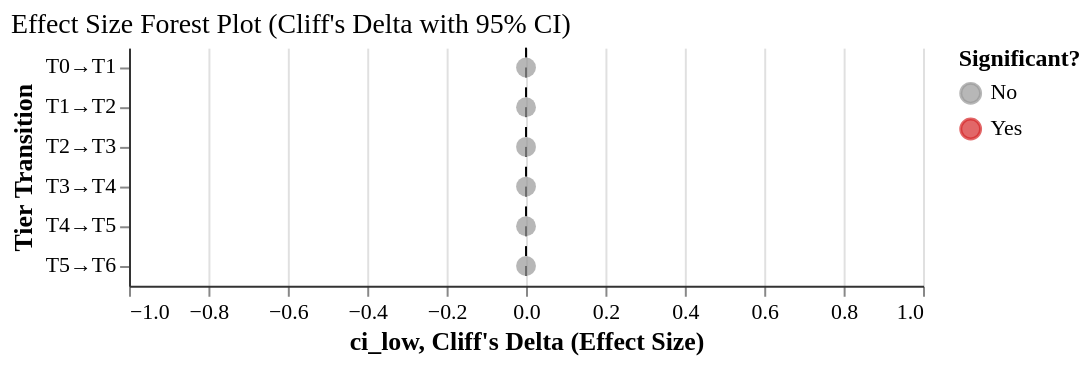

The specification (Vega-Lite) saved for this image:
### Vega-Lite specification from a JSON file in a GitHub repository (floating-point values rounded to 4 significant figures)
{"config": {"font": "serif", "axis": {"labelFontSize": 11, "titleFontSize": 13, "gridColor": "#e0e0e0", "domainColor": "#333333"}, "legend": {"labelFontSize": 11, "titleFontSize": 12}, "title": {"fontSize": 14, "anchor": "start", "fontWeight": "normal"}, "view": {"stroke": null, "continuousWidth": 400, "continuousHeight": 300, "strokeWidth": 0}, "mark": {"tooltip": true}}, "layer": [{"data": {"name": "data-d285a7403ed98ae579761d64a864032b"}, "mark": {"type": "rule", "color": "black", "strokeDash": [5, 5]}, "encoding": {"x": {"field": "x", "type": "quantitative"}}}, {"data": {"name": "data-084359d4b7e6b7373d45be117535cb74"}, "mark": {"type": "errorbar"}, "encoding": {"color": {"field": "significant", "scale": {"domain": ["No", "Yes"], "range": ["#999999", "#d62728"]}, "type": "nominal"}, "x": {"field": "ci_low", "type": "quantitative"}, "x2": {"field": "ci_high"}, "y": {"field": "transition", "sort": null, "type": "ordinal"}}}, {"data": {"name": "data-084359d4b7e6b7373d45be117535cb74"}, "mark": {"type": "circle", "size": 100}, "encoding": {"color": {"field": "significant", "scale": {"domain": ["No", "Yes"], "range": ["#999999", "#d62728"]}, "title": "Significant?", "type": "nominal"}, "tooltip": [{"field": "agent_model", "title": "Model", "type": "nominal"}, {"field": "transition", "title": "Transition", "type": "ordinal"}, {"field": "delta", "format": ".3f", "title": "Cliff's δ", "type": "quantitative"}, {"field": "ci_low", "format": ".3f", "title": "95% CI Low", "type": "quantitative"}, {"field": "ci_high", "format": ".3f", "title": "95% CI High", "type": "quantitative"}, {"field": "significant", "title": "Significant", "type": "nominal"}], "x": {"field": "delta", "scale": {"domain": [-1, 1]}, "title": "Cliff's Delta (Effect Size)", "type": "quantitative"}, "y": {"field": "transition", "sort": null, "title": "Tier Transition", "type": "ordinal"}}}], "title": "Effect Size Forest Plot (Cliff's Delta with 95% CI)", "$schema": "https://vega.github.io/schema/vega-lite/v6.1.0.json", "datasets": {"data-d285a7403ed98ae579761d64a864032b": [{"x": 0}], "data-084359d4b7e6b7373d45be117535cb74": [{"agent_model": "Sonnet 4.5", "transition": "T0→T1", "tier1": "T0", "tier2": "T1", "delta": 0.0, "ci_low": 0.0, "ci_high": 0.0, "significant": "No"}, {"agent_model": "Sonnet 4.5", "transition": "T1→T2", "tier1": "T1", "tier2": "T2", "delta": 0.0, "ci_low": 0.0, "ci_high": 0.0, "significant": "No"}, {"agent_model": "Sonnet 4.5", "transition": "T2→T3", "tier1": "T2", "tier2": "T3", "delta": 0.0, "ci_low": 0.0, "ci_high": 0.0, "significant": "No"}, {"agent_model": "Sonnet 4.5", "transition": "T3→T4", "tier1": "T3", "tier2": "T4", "delta": 0.0, "ci_low": 0.0, "ci_high": 0.0, "significant": "No"}, {"agent_model": "Sonnet 4.5", "transition": "T4→T5", "tier1": "T4", "tier2": "T5", "delta": 0.0, "ci_low": 0.0, "ci_high": 0.0, "significant": "No"}, {"agent_model": "Sonnet 4.5", "transition": "T5→T6", "tier1": "T5", "tier2": "T6", "delta": 0.0, "ci_low": 0.0, "ci_high": 0.0, "significant": "No"}]}}
